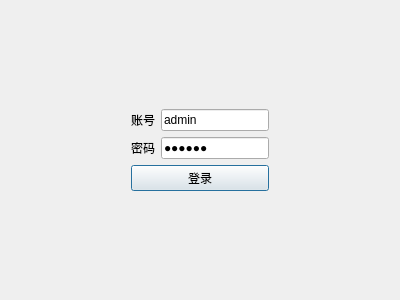
<?xml version="1.0" encoding="UTF-8"?>
<ui version="4.0">
 <class>Dialog</class>
 <widget class="QDialog" name="Dialog">
  <property name="geometry">
   <rect>
    <x>0</x>
    <y>0</y>
    <width>400</width>
    <height>300</height>
   </rect>
  </property>
  <property name="windowTitle">
   <string>Dialog</string>
  </property>
  <layout class="QGridLayout" name="gridLayout">
   <item row="0" column="2">
    <spacer name="verticalSpacer">
     <property name="orientation">
      <enum>Qt::Vertical</enum>
     </property>
     <property name="sizeHint" stdset="0">
      <size>
       <width>20</width>
       <height>40</height>
      </size>
     </property>
    </spacer>
   </item>
   <item row="1" column="0">
    <spacer name="horizontalSpacer">
     <property name="orientation">
      <enum>Qt::Horizontal</enum>
     </property>
     <property name="sizeHint" stdset="0">
      <size>
       <width>40</width>
       <height>20</height>
      </size>
     </property>
    </spacer>
   </item>
   <item row="1" column="1" colspan="2">
    <layout class="QFormLayout" name="formLayout">
     <item row="0" column="0">
      <widget class="QLabel" name="label">
       <property name="text">
        <string>账号</string>
       </property>
      </widget>
     </item>
     <item row="0" column="1">
      <widget class="QLineEdit" name="le_user">
       <property name="sizePolicy">
        <sizepolicy hsizetype="Preferred" vsizetype="Fixed">
         <horstretch>0</horstretch>
         <verstretch>0</verstretch>
        </sizepolicy>
       </property>
       <property name="text">
        <string>admin</string>
       </property>
      </widget>
     </item>
     <item row="1" column="0">
      <widget class="QLabel" name="label_2">
       <property name="text">
        <string>密码</string>
       </property>
      </widget>
     </item>
     <item row="1" column="1">
      <widget class="QLineEdit" name="le_passwd">
       <property name="sizePolicy">
        <sizepolicy hsizetype="Preferred" vsizetype="Fixed">
         <horstretch>0</horstretch>
         <verstretch>0</verstretch>
        </sizepolicy>
       </property>
       <property name="text">
        <string>123456</string>
       </property>
       <property name="echoMode">
        <enum>QLineEdit::Password</enum>
       </property>
      </widget>
     </item>
    </layout>
   </item>
   <item row="1" column="3">
    <spacer name="horizontalSpacer_2">
     <property name="orientation">
      <enum>Qt::Horizontal</enum>
     </property>
     <property name="sizeHint" stdset="0">
      <size>
       <width>40</width>
       <height>20</height>
      </size>
     </property>
    </spacer>
   </item>
   <item row="2" column="1" colspan="2">
    <widget class="QPushButton" name="pb_login">
     <property name="text">
      <string>登录</string>
     </property>
    </widget>
   </item>
   <item row="3" column="1">
    <spacer name="verticalSpacer_2">
     <property name="orientation">
      <enum>Qt::Vertical</enum>
     </property>
     <property name="sizeHint" stdset="0">
      <size>
       <width>20</width>
       <height>40</height>
      </size>
     </property>
    </spacer>
   </item>
  </layout>
 </widget>
 <resources/>
 <connections/>
</ui>
